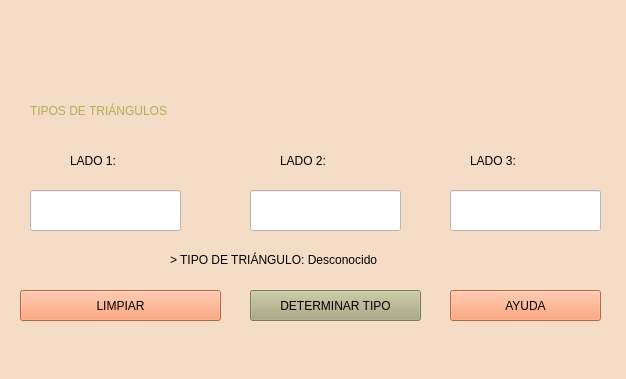
<?xml version="1.0" encoding="UTF-8"?>
<ui version="4.0">
 <class>MainWindow</class>
 <widget class="QMainWindow" name="MainWindow">
  <property name="geometry">
   <rect>
    <x>0</x>
    <y>0</y>
    <width>626</width>
    <height>379</height>
   </rect>
  </property>
  <property name="windowTitle">
   <string>MainWindow</string>
  </property>
  <property name="styleSheet">
   <string notr="true">
background-color: rgb(244, 220, 199);</string>
  </property>
  <widget class="QWidget" name="centralwidget">
   <widget class="QLabel" name="lbTitulo">
    <property name="geometry">
     <rect>
      <x>30</x>
      <y>70</y>
      <width>681</width>
      <height>81</height>
     </rect>
    </property>
    <property name="styleSheet">
     <string notr="true">font: 57 22pt &quot;Engravers MT&quot;;

color: rgb(179, 173, 86);</string>
    </property>
    <property name="text">
     <string>TIPOS DE TRIÁNGULOS</string>
    </property>
   </widget>
   <widget class="QLabel" name="lbLado1">
    <property name="geometry">
     <rect>
      <x>70</x>
      <y>150</y>
      <width>91</width>
      <height>21</height>
     </rect>
    </property>
    <property name="styleSheet">
     <string notr="true">font: 75 14pt &quot;Script MT Bold&quot;;</string>
    </property>
    <property name="text">
     <string>LADO 1:</string>
    </property>
   </widget>
   <widget class="QLineEdit" name="txtLado1">
    <property name="geometry">
     <rect>
      <x>30</x>
      <y>190</y>
      <width>151</width>
      <height>41</height>
     </rect>
    </property>
    <property name="styleSheet">
     <string notr="true">background-color: rgb(255, 255, 255);
font: 10pt &quot;MS Shell Dlg 2&quot;;</string>
    </property>
    <property name="alignment">
     <set>Qt::AlignCenter</set>
    </property>
   </widget>
   <widget class="QLabel" name="lbLado2">
    <property name="geometry">
     <rect>
      <x>280</x>
      <y>150</y>
      <width>91</width>
      <height>21</height>
     </rect>
    </property>
    <property name="styleSheet">
     <string notr="true">font: 75 14pt &quot;Script MT Bold&quot;;</string>
    </property>
    <property name="text">
     <string>LADO 2:</string>
    </property>
   </widget>
   <widget class="QLabel" name="lbLado3">
    <property name="geometry">
     <rect>
      <x>470</x>
      <y>150</y>
      <width>91</width>
      <height>21</height>
     </rect>
    </property>
    <property name="styleSheet">
     <string notr="true">font: 75 14pt &quot;Script MT Bold&quot;;</string>
    </property>
    <property name="text">
     <string>LADO 3:</string>
    </property>
   </widget>
   <widget class="QPushButton" name="btnLimpiar">
    <property name="geometry">
     <rect>
      <x>20</x>
      <y>290</y>
      <width>201</width>
      <height>31</height>
     </rect>
    </property>
    <property name="styleSheet">
     <string notr="true">font: 8pt &quot;Lucida Calligraphy&quot;;
background-color: rgb(255, 144, 89);
</string>
    </property>
    <property name="text">
     <string>LIMPIAR</string>
    </property>
   </widget>
   <widget class="QPushButton" name="btnAyuda">
    <property name="geometry">
     <rect>
      <x>450</x>
      <y>290</y>
      <width>151</width>
      <height>31</height>
     </rect>
    </property>
    <property name="styleSheet">
     <string notr="true">font: 8pt &quot;Lucida Calligraphy&quot;;
background-color: rgb(255, 144, 89);
</string>
    </property>
    <property name="text">
     <string>AYUDA</string>
    </property>
   </widget>
   <widget class="QPushButton" name="btnTipo">
    <property name="geometry">
     <rect>
      <x>250</x>
      <y>290</y>
      <width>171</width>
      <height>31</height>
     </rect>
    </property>
    <property name="styleSheet">
     <string notr="true">font: 8pt &quot;Lucida Calligraphy&quot;;
background-color: rgb(170, 170, 127);</string>
    </property>
    <property name="text">
     <string>DETERMINAR TIPO</string>
    </property>
   </widget>
   <widget class="QLabel" name="lbImg">
    <property name="geometry">
     <rect>
      <x>0</x>
      <y>0</y>
      <width>851</width>
      <height>81</height>
     </rect>
    </property>
    <property name="text">
     <string/>
    </property>
    <property name="pixmap">
     <pixmap>img.jpg</pixmap>
    </property>
   </widget>
   <widget class="QLineEdit" name="txtLado2">
    <property name="geometry">
     <rect>
      <x>250</x>
      <y>190</y>
      <width>151</width>
      <height>41</height>
     </rect>
    </property>
    <property name="styleSheet">
     <string notr="true">background-color: rgb(255, 255, 255);
font: 10pt &quot;MS Shell Dlg 2&quot;;</string>
    </property>
    <property name="alignment">
     <set>Qt::AlignCenter</set>
    </property>
   </widget>
   <widget class="QLineEdit" name="txtLado3">
    <property name="geometry">
     <rect>
      <x>450</x>
      <y>190</y>
      <width>151</width>
      <height>41</height>
     </rect>
    </property>
    <property name="styleSheet">
     <string notr="true">background-color: rgb(255, 255, 255);
font: 10pt &quot;MS Shell Dlg 2&quot;;</string>
    </property>
    <property name="alignment">
     <set>Qt::AlignCenter</set>
    </property>
   </widget>
   <widget class="QLabel" name="lbResultado">
    <property name="geometry">
     <rect>
      <x>170</x>
      <y>250</y>
      <width>341</width>
      <height>20</height>
     </rect>
    </property>
    <property name="styleSheet">
     <string notr="true">font: 9pt &quot;Yu Gothic&quot;;</string>
    </property>
    <property name="text">
     <string>&gt; TIPO DE TRIÁNGULO: Desconocido</string>
    </property>
   </widget>
  </widget>
  <widget class="QMenuBar" name="menubar">
   <property name="geometry">
    <rect>
     <x>0</x>
     <y>0</y>
     <width>626</width>
     <height>26</height>
    </rect>
   </property>
  </widget>
  <widget class="QStatusBar" name="statusbar"/>
 </widget>
 <resources/>
 <connections/>
</ui>
